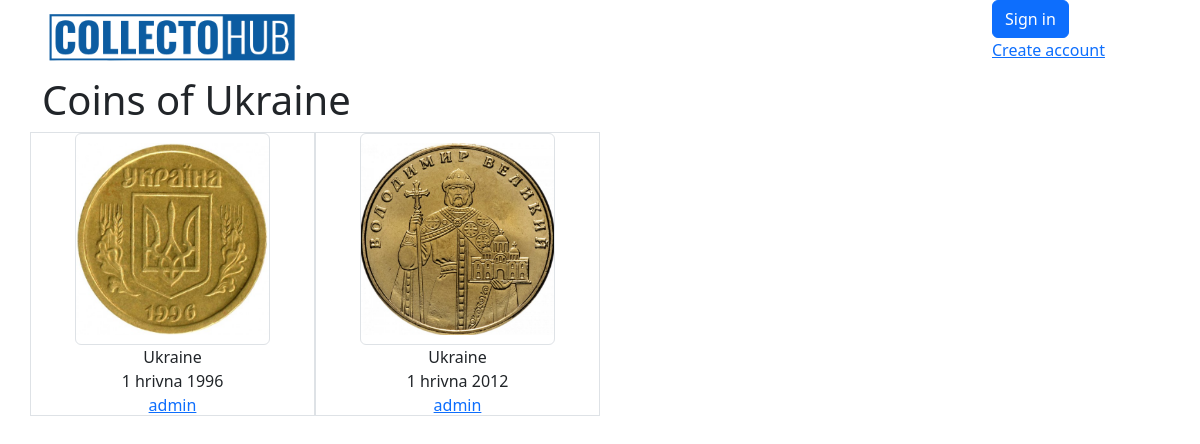
/country/38/, run on an earlier commit of the app's database.
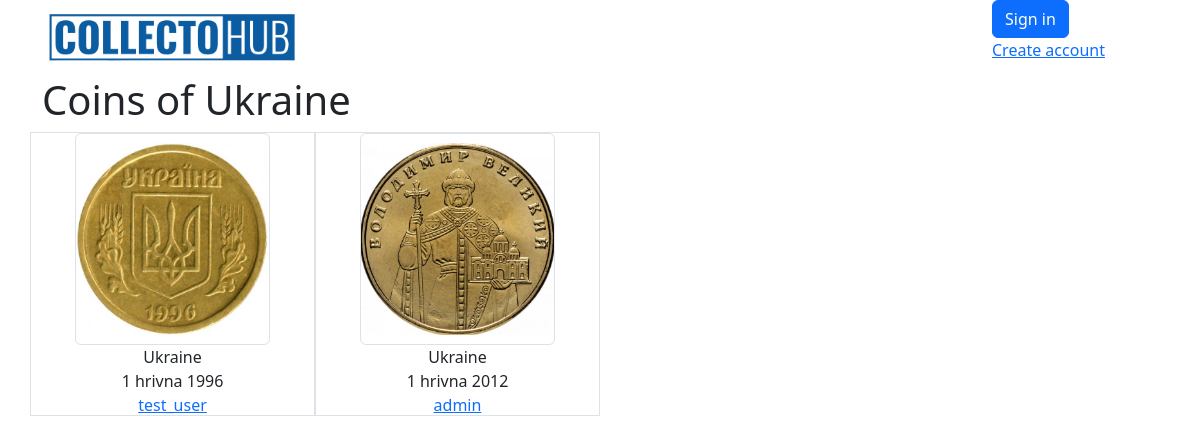
And on a later commit of the database.
### coins/models.py (models this page shows, shortened)
class Coin(models.Model):
    img_front = models.ImageField(upload_to='products_image', blank=True)
    img_back = models.ImageField(upload_to='products_image', blank=True)
    img_add_1 = models.ImageField(upload_to='products_image', blank=True)
    img_add_2 = models.ImageField(upload_to='products_image', blank=True)
    country = models.ForeignKey(Country, on_delete=models.CASCADE, related_name='coins')  # Reference to Country
    denomination = models.CharField(max_length=150)  # Denomination
    year = models.IntegerField()  # Year
    material = models.CharField(max_length=15, blank=True, choices=material_choices)  # Material
    safety = models.CharField(max_length=2, blank=True, choices=safety_choices)  # Optional field for admin use
    weight = models.FloatField(blank=True, null=True)  # Weight
    diameter = models.FloatField(blank=True, null=True)  # Diameter
    thickness = models.FloatField(blank=True, null=True)  # Thickness
    circulation = models.IntegerField(blank=True, null=True)  # Circulation
    owner = models.ForeignKey(User, on_delete=models.CASCADE, related_name='coins')
    box = models.ForeignKey('Box', on_delete=models.SET_NULL, blank=True, null=True, related_name='coins')
    status = models.CharField(max_length=1, choices=status_choices_coin, default='a')
    class Meta:
        verbose_name = 'Coin'
        verbose_name_plural = 'Coins'

class Country(models.Model):
    name = models.CharField(max_length=150, unique=True)
    continent = models.ForeignKey(Continent, on_delete=models.CASCADE, related_name="countries")
    class Meta:
        verbose_name = "Country"
        verbose_name_plural = "Countries"
    def __str__(self):
        return self.name

### coins/views.py (the view)
# urls.py: path('country/<int:pk>/', views.CountryDetailView.as_view(), name='country-detail'),
class CountryDetailView(DetailView):
    model = Country

### coins/templates/coins/country_detail.html (shortened to what this page needs)
{% extends 'coins/base.html' %}
{% block content %}
<h1>Coins of {{ country.name }}</h1>
<div class="row">
    {% for coin in country.coins.all %}
    <div class="col-3 text-center border ">
        <a href="{% url 'coins:coin-detail' pk=coin.id %}">
            <img src="{{ coin.img_front.url }}" alt="coin" class="w-75 h-75 object-fit-contain border rounded">
        </a>
        <p>
            {{ coin.country }}
            <br>
            {{ coin.denomination }} {{ coin.year }}
            <br>
            <a href="{% url 'coins:user-cabinet' pk=coin.owner.id %}">
                {{ coin.owner}}
            </a>
        </p>
    </div>
    {% endfor %}
</div>
{% endblock %}

What changed in the data, as far as the page shows it:
changed Coin: owner "admin" → "test_user"
